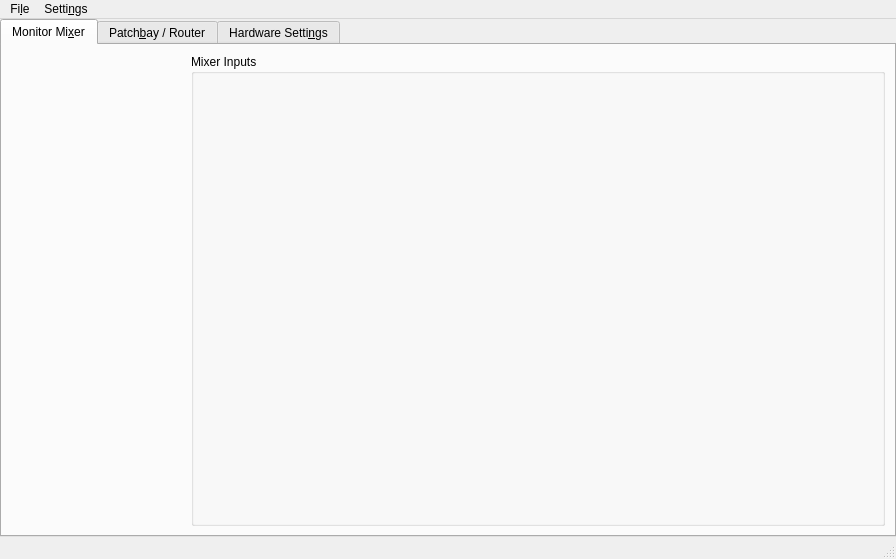
<?xml version="1.0" encoding="UTF-8"?>
<ui version="4.0">
 <class>MainWindow</class>
 <widget class="QMainWindow" name="MainWindow">
  <property name="geometry">
   <rect>
    <x>0</x>
    <y>0</y>
    <width>896</width>
    <height>559</height>
   </rect>
  </property>
  <property name="windowTitle">
   <string>Envy24 Mixer [*]</string>
  </property>
  <property name="styleSheet">
   <string notr="true"/>
  </property>
  <property name="animated">
   <bool>false</bool>
  </property>
  <property name="dockOptions">
   <set>QMainWindow::AllowNestedDocks|QMainWindow::AllowTabbedDocks</set>
  </property>
  <widget class="QWidget" name="centralwidget">
   <property name="sizePolicy">
    <sizepolicy hsizetype="Preferred" vsizetype="Preferred">
     <horstretch>0</horstretch>
     <verstretch>0</verstretch>
    </sizepolicy>
   </property>
   <layout class="QVBoxLayout" name="verticalLayout_3">
    <property name="spacing">
     <number>0</number>
    </property>
    <property name="leftMargin">
     <number>0</number>
    </property>
    <property name="topMargin">
     <number>0</number>
    </property>
    <property name="rightMargin">
     <number>0</number>
    </property>
    <property name="bottomMargin">
     <number>0</number>
    </property>
    <item>
     <widget class="QTabWidget" name="tabWidget">
      <property name="sizePolicy">
       <sizepolicy hsizetype="Preferred" vsizetype="Preferred">
        <horstretch>5</horstretch>
        <verstretch>0</verstretch>
       </sizepolicy>
      </property>
      <property name="minimumSize">
       <size>
        <width>0</width>
        <height>0</height>
       </size>
      </property>
      <property name="maximumSize">
       <size>
        <width>16777215</width>
        <height>16777215</height>
       </size>
      </property>
      <property name="currentIndex">
       <number>0</number>
      </property>
      <widget class="QWidget" name="mixerTab">
       <attribute name="title">
        <string>Monitor Mi&amp;xer</string>
       </attribute>
       <layout class="QHBoxLayout" name="_2">
        <item>
         <widget class="MasterVolume" name="masterVolume" native="true">
          <property name="sizePolicy">
           <sizepolicy hsizetype="Expanding" vsizetype="Expanding">
            <horstretch>1</horstretch>
            <verstretch>0</verstretch>
           </sizepolicy>
          </property>
          <property name="minimumSize">
           <size>
            <width>0</width>
            <height>1</height>
           </size>
          </property>
         </widget>
        </item>
        <item>
         <widget class="QGroupBox" name="inputGroup">
          <property name="sizePolicy">
           <sizepolicy hsizetype="Expanding" vsizetype="Expanding">
            <horstretch>4</horstretch>
            <verstretch>0</verstretch>
           </sizepolicy>
          </property>
          <property name="minimumSize">
           <size>
            <width>0</width>
            <height>1</height>
           </size>
          </property>
          <property name="title">
           <string>Mixer Inputs</string>
          </property>
          <layout class="QHBoxLayout" name="horizontalLayout">
           <item>
            <widget class="MixerInput" name="mixerPCM4" native="true">
             <property name="sizePolicy">
              <sizepolicy hsizetype="Expanding" vsizetype="Expanding">
               <horstretch>1</horstretch>
               <verstretch>0</verstretch>
              </sizepolicy>
             </property>
             <property name="minimumSize">
              <size>
               <width>0</width>
               <height>1</height>
              </size>
             </property>
            </widget>
           </item>
           <item>
            <widget class="MixerInput" name="mixerPCM1" native="true">
             <property name="sizePolicy">
              <sizepolicy hsizetype="Expanding" vsizetype="Expanding">
               <horstretch>1</horstretch>
               <verstretch>0</verstretch>
              </sizepolicy>
             </property>
             <property name="minimumSize">
              <size>
               <width>0</width>
               <height>1</height>
              </size>
             </property>
            </widget>
           </item>
           <item>
            <widget class="MixerInput" name="mixerAnalogIn" native="true">
             <property name="sizePolicy">
              <sizepolicy hsizetype="Expanding" vsizetype="Expanding">
               <horstretch>1</horstretch>
               <verstretch>0</verstretch>
              </sizepolicy>
             </property>
             <property name="minimumSize">
              <size>
               <width>0</width>
               <height>1</height>
              </size>
             </property>
            </widget>
           </item>
           <item>
            <widget class="MixerInput" name="mixerDigitalIn" native="true">
             <property name="sizePolicy">
              <sizepolicy hsizetype="Expanding" vsizetype="Expanding">
               <horstretch>1</horstretch>
               <verstretch>0</verstretch>
              </sizepolicy>
             </property>
             <property name="minimumSize">
              <size>
               <width>0</width>
               <height>1</height>
              </size>
             </property>
            </widget>
           </item>
          </layout>
         </widget>
        </item>
       </layout>
      </widget>
      <widget class="QWidget" name="routerTab">
       <attribute name="title">
        <string>Patch&amp;bay / Router</string>
       </attribute>
       <layout class="QHBoxLayout" name="_4">
        <item>
         <widget class="PatchBox" name="analogOut" native="true">
          <property name="sizePolicy">
           <sizepolicy hsizetype="Expanding" vsizetype="Expanding">
            <horstretch>1</horstretch>
            <verstretch>0</verstretch>
           </sizepolicy>
          </property>
         </widget>
        </item>
        <item>
         <widget class="PatchBox" name="digitalOut" native="true">
          <property name="sizePolicy">
           <sizepolicy hsizetype="Expanding" vsizetype="Expanding">
            <horstretch>1</horstretch>
            <verstretch>0</verstretch>
           </sizepolicy>
          </property>
         </widget>
        </item>
       </layout>
      </widget>
      <widget class="QWidget" name="hwTab">
       <attribute name="title">
        <string>Hardware Setti&amp;ngs</string>
       </attribute>
       <layout class="QHBoxLayout" name="_5">
        <item>
         <layout class="QVBoxLayout" name="_6">
          <item>
           <widget class="QGroupBox" name="masterGroup">
            <property name="sizePolicy">
             <sizepolicy hsizetype="Expanding" vsizetype="Expanding">
              <horstretch>0</horstretch>
              <verstretch>1</verstretch>
             </sizepolicy>
            </property>
            <property name="title">
             <string>Master Clock</string>
            </property>
            <layout class="QVBoxLayout" name="_7">
             <item>
              <widget class="QRadioButton" name="syncInternal">
               <property name="sizePolicy">
                <sizepolicy hsizetype="Expanding" vsizetype="Expanding">
                 <horstretch>0</horstretch>
                 <verstretch>1</verstretch>
                </sizepolicy>
               </property>
               <property name="text">
                <string>Internal</string>
               </property>
               <property name="shortcut">
                <string/>
               </property>
              </widget>
             </item>
             <item>
              <widget class="QRadioButton" name="syncDigital">
               <property name="enabled">
                <bool>true</bool>
               </property>
               <property name="sizePolicy">
                <sizepolicy hsizetype="Expanding" vsizetype="Expanding">
                 <horstretch>0</horstretch>
                 <verstretch>1</verstretch>
                </sizepolicy>
               </property>
               <property name="text">
                <string>Digital In</string>
               </property>
               <property name="shortcut">
                <string/>
               </property>
              </widget>
             </item>
            </layout>
           </widget>
          </item>
          <item>
           <widget class="QGroupBox" name="deemphasisGroup">
            <property name="sizePolicy">
             <sizepolicy hsizetype="Preferred" vsizetype="Preferred">
              <horstretch>0</horstretch>
              <verstretch>2</verstretch>
             </sizepolicy>
            </property>
            <property name="title">
             <string>Deemphasis</string>
            </property>
            <layout class="QVBoxLayout" name="_8">
             <item>
              <widget class="QRadioButton" name="dOff">
               <property name="sizePolicy">
                <sizepolicy hsizetype="Expanding" vsizetype="Expanding">
                 <horstretch>0</horstretch>
                 <verstretch>0</verstretch>
                </sizepolicy>
               </property>
               <property name="text">
                <string>Off</string>
               </property>
               <property name="shortcut">
                <string/>
               </property>
              </widget>
             </item>
             <item>
              <widget class="QRadioButton" name="d320">
               <property name="sizePolicy">
                <sizepolicy hsizetype="Expanding" vsizetype="Expanding">
                 <horstretch>0</horstretch>
                 <verstretch>0</verstretch>
                </sizepolicy>
               </property>
               <property name="text">
                <string>32.0 &amp;KHz</string>
               </property>
               <property name="shortcut">
                <string/>
               </property>
              </widget>
             </item>
             <item>
              <widget class="QRadioButton" name="d441">
               <property name="sizePolicy">
                <sizepolicy hsizetype="Expanding" vsizetype="Expanding">
                 <horstretch>0</horstretch>
                 <verstretch>0</verstretch>
                </sizepolicy>
               </property>
               <property name="text">
                <string>44.1 KH&amp;z</string>
               </property>
               <property name="shortcut">
                <string>Alt+Z</string>
               </property>
              </widget>
             </item>
             <item>
              <widget class="QRadioButton" name="d480">
               <property name="sizePolicy">
                <sizepolicy hsizetype="Expanding" vsizetype="Expanding">
                 <horstretch>0</horstretch>
                 <verstretch>0</verstretch>
                </sizepolicy>
               </property>
               <property name="text">
                <string>48.0 KHz</string>
               </property>
               <property name="shortcut">
                <string/>
               </property>
              </widget>
             </item>
            </layout>
           </widget>
          </item>
         </layout>
        </item>
        <item>
         <layout class="QVBoxLayout" name="_9">
          <item>
           <widget class="QGroupBox" name="internalRate">
            <property name="sizePolicy">
             <sizepolicy hsizetype="Expanding" vsizetype="Expanding">
              <horstretch>0</horstretch>
              <verstretch>0</verstretch>
             </sizepolicy>
            </property>
            <property name="title">
             <string>Codec Sample Rate</string>
            </property>
            <layout class="QVBoxLayout" name="_10">
             <item>
              <widget class="QGroupBox" name="internalGroup">
               <property name="sizePolicy">
                <sizepolicy hsizetype="Expanding" vsizetype="Expanding">
                 <horstretch>0</horstretch>
                 <verstretch>0</verstretch>
                </sizepolicy>
               </property>
               <property name="minimumSize">
                <size>
                 <width>0</width>
                 <height>5</height>
                </size>
               </property>
               <property name="title">
                <string/>
               </property>
               <layout class="QVBoxLayout" name="_11">
                <item>
                 <widget class="QRadioButton" name="xtal320">
                  <property name="sizePolicy">
                   <sizepolicy hsizetype="Expanding" vsizetype="Expanding">
                    <horstretch>0</horstretch>
                    <verstretch>0</verstretch>
                   </sizepolicy>
                  </property>
                  <property name="text">
                   <string>32&amp;000</string>
                  </property>
                  <property name="shortcut">
                   <string>Alt+0</string>
                  </property>
                 </widget>
                </item>
                <item>
                 <widget class="QRadioButton" name="xtal441">
                  <property name="sizePolicy">
                   <sizepolicy hsizetype="Expanding" vsizetype="Expanding">
                    <horstretch>0</horstretch>
                    <verstretch>0</verstretch>
                   </sizepolicy>
                  </property>
                  <property name="text">
                   <string>&amp;44100</string>
                  </property>
                  <property name="shortcut">
                   <string>Alt+4</string>
                  </property>
                 </widget>
                </item>
                <item>
                 <widget class="QRadioButton" name="xtal480">
                  <property name="sizePolicy">
                   <sizepolicy hsizetype="Expanding" vsizetype="Expanding">
                    <horstretch>0</horstretch>
                    <verstretch>0</verstretch>
                   </sizepolicy>
                  </property>
                  <property name="text">
                   <string>4&amp;8000</string>
                  </property>
                  <property name="shortcut">
                   <string>Alt+8</string>
                  </property>
                 </widget>
                </item>
                <item>
                 <widget class="QRadioButton" name="xtal882">
                  <property name="sizePolicy">
                   <sizepolicy hsizetype="Expanding" vsizetype="Expanding">
                    <horstretch>0</horstretch>
                    <verstretch>0</verstretch>
                   </sizepolicy>
                  </property>
                  <property name="text">
                   <string>88&amp;200</string>
                  </property>
                  <property name="shortcut">
                   <string>Alt+2</string>
                  </property>
                 </widget>
                </item>
                <item>
                 <widget class="QRadioButton" name="xtal960">
                  <property name="sizePolicy">
                   <sizepolicy hsizetype="Expanding" vsizetype="Expanding">
                    <horstretch>0</horstretch>
                    <verstretch>0</verstretch>
                   </sizepolicy>
                  </property>
                  <property name="text">
                   <string>&amp;96000</string>
                  </property>
                  <property name="shortcut">
                   <string>Alt+9</string>
                  </property>
                 </widget>
                </item>
               </layout>
              </widget>
             </item>
             <item>
              <widget class="QCheckBox" name="checkLock">
               <property name="sizePolicy">
                <sizepolicy hsizetype="Expanding" vsizetype="Expanding">
                 <horstretch>0</horstretch>
                 <verstretch>0</verstretch>
                </sizepolicy>
               </property>
               <property name="minimumSize">
                <size>
                 <width>0</width>
                 <height>1</height>
                </size>
               </property>
               <property name="text">
                <string>Rate &amp;Locked</string>
               </property>
               <property name="shortcut">
                <string>Alt+L</string>
               </property>
              </widget>
             </item>
             <item>
              <widget class="QCheckBox" name="checkReset">
               <property name="sizePolicy">
                <sizepolicy hsizetype="Expanding" vsizetype="Expanding">
                 <horstretch>0</horstretch>
                 <verstretch>1</verstretch>
                </sizepolicy>
               </property>
               <property name="text">
                <string>Reset When Idle</string>
               </property>
               <property name="shortcut">
                <string/>
               </property>
              </widget>
             </item>
            </layout>
           </widget>
          </item>
          <item>
           <spacer name="spacer2">
            <property name="orientation">
             <enum>Qt::Vertical</enum>
            </property>
            <property name="sizeType">
             <enum>QSizePolicy::Expanding</enum>
            </property>
            <property name="sizeHint" stdset="0">
             <size>
              <width>20</width>
              <height>20</height>
             </size>
            </property>
           </spacer>
          </item>
         </layout>
        </item>
        <item>
         <layout class="QVBoxLayout" name="_12">
          <item>
           <widget class="QGroupBox" name="digitalGroup">
            <property name="enabled">
             <bool>true</bool>
            </property>
            <property name="sizePolicy">
             <sizepolicy hsizetype="Expanding" vsizetype="Expanding">
              <horstretch>0</horstretch>
              <verstretch>0</verstretch>
             </sizepolicy>
            </property>
            <property name="title">
             <string>Digital In Sample Rate</string>
            </property>
            <layout class="QVBoxLayout" name="_13">
             <item>
              <widget class="QRadioButton" name="iec320">
               <property name="enabled">
                <bool>true</bool>
               </property>
               <property name="sizePolicy">
                <sizepolicy hsizetype="Expanding" vsizetype="Expanding">
                 <horstretch>0</horstretch>
                 <verstretch>0</verstretch>
                </sizepolicy>
               </property>
               <property name="text">
                <string>&amp;32000</string>
               </property>
               <property name="shortcut">
                <string>Alt+3</string>
               </property>
              </widget>
             </item>
             <item>
              <widget class="QRadioButton" name="iec441">
               <property name="sizePolicy">
                <sizepolicy hsizetype="Expanding" vsizetype="Expanding">
                 <horstretch>0</horstretch>
                 <verstretch>0</verstretch>
                </sizepolicy>
               </property>
               <property name="text">
                <string>44&amp;100</string>
               </property>
               <property name="shortcut">
                <string>Alt+1</string>
               </property>
              </widget>
             </item>
             <item>
              <widget class="QRadioButton" name="iec480">
               <property name="sizePolicy">
                <sizepolicy hsizetype="Expanding" vsizetype="Expanding">
                 <horstretch>0</horstretch>
                 <verstretch>0</verstretch>
                </sizepolicy>
               </property>
               <property name="text">
                <string>4&amp;8000</string>
               </property>
               <property name="shortcut">
                <string>Alt+8</string>
               </property>
              </widget>
             </item>
             <item>
              <widget class="QRadioButton" name="iec882">
               <property name="sizePolicy">
                <sizepolicy hsizetype="Expanding" vsizetype="Expanding">
                 <horstretch>0</horstretch>
                 <verstretch>0</verstretch>
                </sizepolicy>
               </property>
               <property name="text">
                <string>88&amp;200</string>
               </property>
               <property name="shortcut">
                <string>Alt+2</string>
               </property>
              </widget>
             </item>
             <item>
              <widget class="QRadioButton" name="iec960">
               <property name="sizePolicy">
                <sizepolicy hsizetype="Expanding" vsizetype="Expanding">
                 <horstretch>0</horstretch>
                 <verstretch>0</verstretch>
                </sizepolicy>
               </property>
               <property name="text">
                <string>9&amp;6000</string>
               </property>
               <property name="shortcut">
                <string>Alt+6</string>
               </property>
              </widget>
             </item>
            </layout>
           </widget>
          </item>
          <item>
           <spacer name="spacer3">
            <property name="orientation">
             <enum>Qt::Vertical</enum>
            </property>
            <property name="sizeType">
             <enum>QSizePolicy::Expanding</enum>
            </property>
            <property name="sizeHint" stdset="0">
             <size>
              <width>20</width>
              <height>20</height>
             </size>
            </property>
           </spacer>
          </item>
         </layout>
        </item>
       </layout>
      </widget>
     </widget>
    </item>
   </layout>
  </widget>
  <widget class="QMenuBar" name="menubar">
   <property name="geometry">
    <rect>
     <x>0</x>
     <y>0</y>
     <width>896</width>
     <height>28</height>
    </rect>
   </property>
   <widget class="QMenu" name="menuFile">
    <property name="title">
     <string>Fi&amp;le</string>
    </property>
    <addaction name="actionSave"/>
    <addaction name="actionClose"/>
    <addaction name="actionQuit"/>
   </widget>
   <widget class="QMenu" name="menuSettings">
    <property name="title">
     <string>Setti&amp;ngs</string>
    </property>
    <addaction name="actionStatusbar"/>
    <addaction name="actionMenubar"/>
   </widget>
   <addaction name="menuFile"/>
   <addaction name="menuSettings"/>
  </widget>
  <widget class="QStatusBar" name="statusbar"/>
  <action name="actionStatusbar">
   <property name="checkable">
    <bool>true</bool>
   </property>
   <property name="checked">
    <bool>true</bool>
   </property>
   <property name="text">
    <string>&amp;Statusbar</string>
   </property>
   <property name="toolTip">
    <string>Toggle statusbar visibility</string>
   </property>
  </action>
  <action name="actionQuit">
   <property name="icon">
    <iconset theme="application-exit">
     <normaloff>.</normaloff>.</iconset>
   </property>
   <property name="text">
    <string>&amp;Quit</string>
   </property>
   <property name="shortcut">
    <string>Ctrl+Q</string>
   </property>
  </action>
  <action name="actionClose">
   <property name="icon">
    <iconset theme="window-close">
     <normaloff>.</normaloff>.</iconset>
   </property>
   <property name="text">
    <string>&amp;Close</string>
   </property>
   <property name="toolTip">
    <string>Minimize</string>
   </property>
   <property name="shortcut">
    <string>Ctrl+W</string>
   </property>
  </action>
  <action name="actionMenubar">
   <property name="checkable">
    <bool>true</bool>
   </property>
   <property name="text">
    <string>Menubar</string>
   </property>
   <property name="toolTip">
    <string>Toggle menubar visibility</string>
   </property>
   <property name="shortcut">
    <string>Ctrl+M</string>
   </property>
  </action>
  <action name="actionSave">
   <property name="icon">
    <iconset theme="document-save"/>
   </property>
   <property name="text">
    <string>Save</string>
   </property>
   <property name="toolTip">
    <string>Save mixer state</string>
   </property>
   <property name="shortcut">
    <string>Ctrl+S</string>
   </property>
  </action>
 </widget>
 <customwidgets>
  <customwidget>
   <class>MasterVolume</class>
   <extends>QWidget</extends>
   <header>mastervolume.h</header>
  </customwidget>
  <customwidget>
   <class>MixerInput</class>
   <extends>QWidget</extends>
   <header>mixerinput.h</header>
  </customwidget>
  <customwidget>
   <class>PatchBox</class>
   <extends>QWidget</extends>
   <header>patchbox.h</header>
  </customwidget>
 </customwidgets>
 <resources/>
 <connections>
  <connection>
   <sender>actionStatusbar</sender>
   <signal>toggled(bool)</signal>
   <receiver>statusbar</receiver>
   <slot>setVisible(bool)</slot>
   <hints>
    <hint type="sourcelabel">
     <x>-1</x>
     <y>-1</y>
    </hint>
    <hint type="destinationlabel">
     <x>407</x>
     <y>556</y>
    </hint>
   </hints>
  </connection>
  <connection>
   <sender>actionMenubar</sender>
   <signal>toggled(bool)</signal>
   <receiver>menubar</receiver>
   <slot>setVisible(bool)</slot>
   <hints>
    <hint type="sourcelabel">
     <x>-1</x>
     <y>-1</y>
    </hint>
    <hint type="destinationlabel">
     <x>447</x>
     <y>13</y>
    </hint>
   </hints>
  </connection>
 </connections>
</ui>
